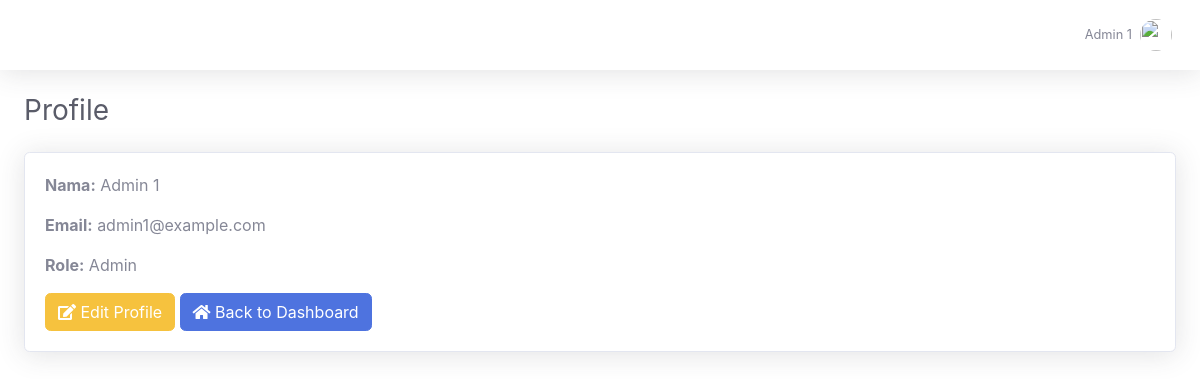
/views/auth/profile.php (signed in), run on the app's committed database.
### tables this page shows
CREATE TABLE IF NOT EXISTS `pengguna` (
  `id_pengguna` int NOT NULL AUTO_INCREMENT,
  `username` varchar(50) NOT NULL,
  `password` varchar(255) NOT NULL,
  `nama_lengkap` varchar(100) DEFAULT NULL,
  `email` varchar(100) DEFAULT NULL,
  `kontak` varchar(20) DEFAULT NULL,
  `role` enum('admin','karyawan') NOT NULL,
  PRIMARY KEY (`id_pengguna`),
  UNIQUE KEY `username` (`username`),
  UNIQUE KEY `email` (`email`)
);

### models/UserModel.php (called while the page is built, shortened)
<?php
class UserModel {
    private $db;
    public function __construct($db) {
        $this->db = $db;
    }
    public function getUserById($id) {
        $query = "SELECT * FROM pengguna WHERE id_pengguna = :id";
        $stmt = $this->db->prepare($query);
        $stmt->bindParam(':id', $id, PDO::PARAM_INT);
        $stmt->execute();
        return $stmt->fetch(PDO::FETCH_ASSOC);
    }
}
?>

### views/auth/profile.php (the view, shortened to what this page needs)
<?php
require_once '../../models/UserModel.php';
$database = new Database();
$db = $database->getConnection();
$userModel = new UserModel($db);
$user = $userModel->getUserById($_SESSION['user_id']);
?>
<?php include '../layouts/header.php'; ?>
<div class="container-fluid">
    <h1 class="h3 mb-4 text-gray-800">Profile</h1>
    <div class="card shadow mb-4">
        <div class="card-body">
            <p><strong>Nama:</strong> <?= htmlspecialchars($user['nama_lengkap']); ?></p>
            <p><strong>Email:</strong> <?= htmlspecialchars($user['email']); ?></p>
            <p><strong>Role:</strong> <?= ucfirst($user['role']); ?></p>
            <a href="edit_profile.php" class="btn btn-warning">
                <i class="fas fa-edit"></i> Edit Profile
            </a>
            <a href="../admin/dashboard.php" class="btn btn-primary">
                <i class="fas fa-home"></i> Back to Dashboard
            </a>
        </div>
    </div>
</div>

### views/layouts/header.php (shortened to what this page needs)
<!DOCTYPE html>
<html lang="en">
<head>
    <link rel="stylesheet" href="https://cdn.datatables.net/2.1.8/css/dataTables.dataTables.css" />
    <link href="../../assets/css/sb-admin-2.min.css" rel="stylesheet">
    <link href="../../assets/vendor/fontawesome-free/css/all.min.css" rel="stylesheet">
</head>
<body>
    <nav class="navbar navbar-expand navbar-light bg-white topbar mb-4 static-top shadow">
        <ul class="navbar-nav ml-auto">
            <li class="nav-item dropdown no-arrow">
                <a class="nav-link dropdown-toggle" href="#" id="userDropdown" role="button" data-toggle="dropdown" aria-haspopup="true" aria-expanded="false">
                    <span class="mr-2 d-none d-lg-inline text-gray-600 small">
                        <?= isset($user['nama_lengkap']) ? $user['nama_lengkap'] : 'Guest'; ?>
                    </span>
                    <img class="img-profile rounded-circle" src="../../assets/images/default-profile.png">
                </a>
            </li>
        </ul>
    </nav>

### data on the page
pengguna: nama_lengkap "Admin 1", email "admin1@example.com", role "Admin"
